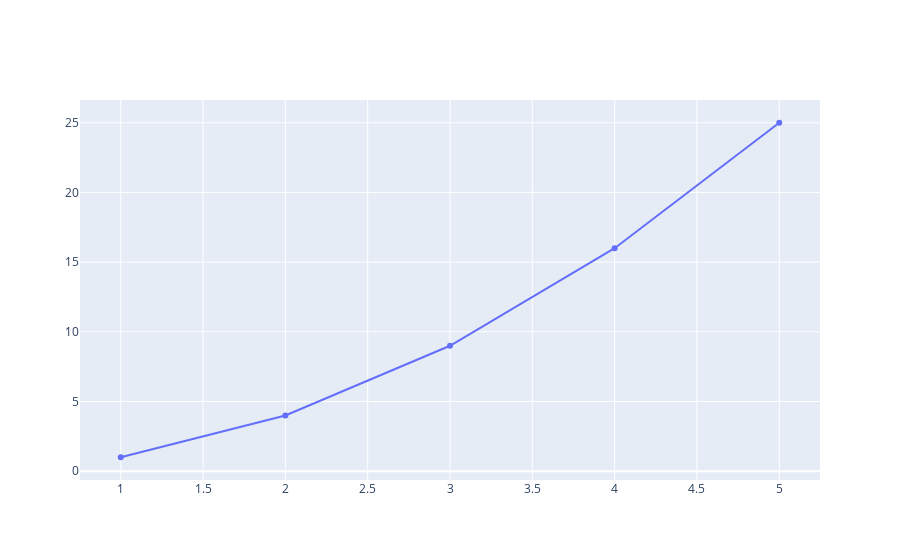

This figure's notebook cell:
### Code cell
fig.show()

### Figure 1 — Plotly figure (JSON) as saved in the notebook; plotly's stock layout.template omitted (floating-point values rounded to 4 significant figures)
{"data": [{"type": "scatter", "x": [1, 2, 3, 4, 5], "y": [1, 4, 9, 16, 25]}], "layout": {}}
